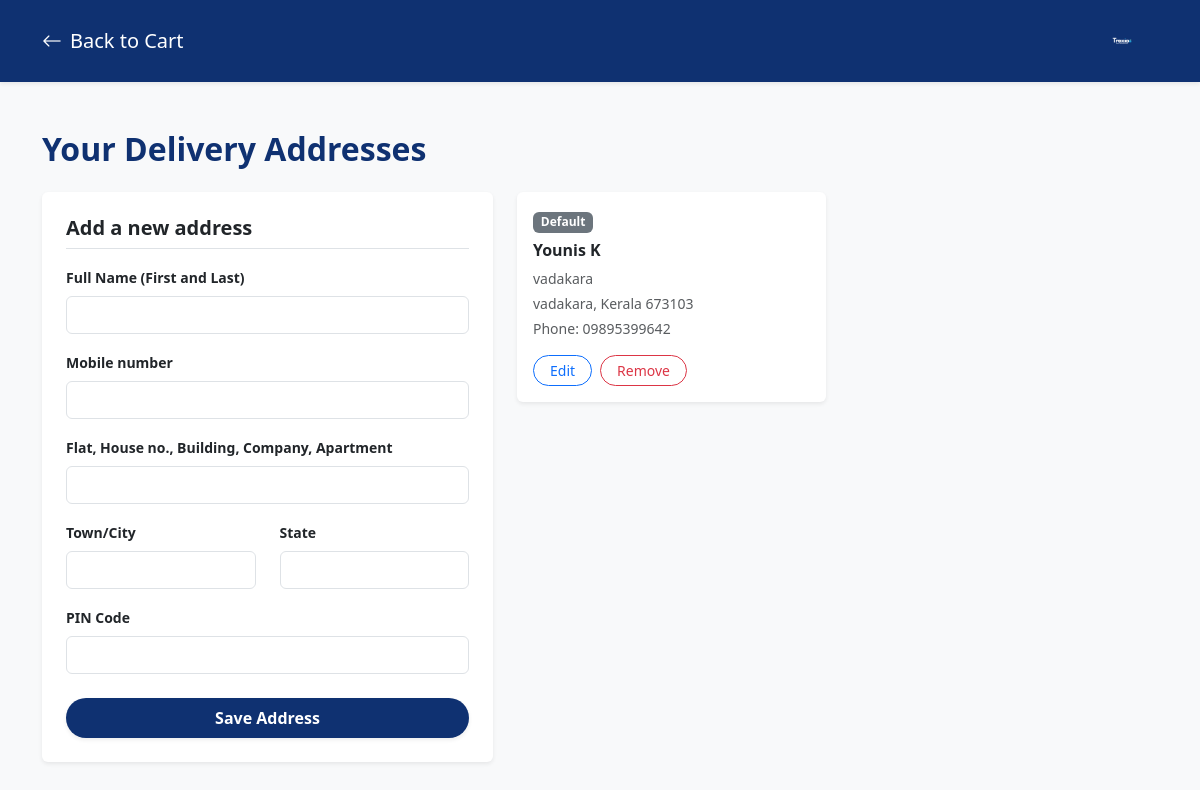
The page /address-book/ (signed in) on the database its author committed.
### store/models.py (models this page shows, shortened)
class Address(models.Model):
    user = models.ForeignKey(User, related_name='addresses', on_delete=models.CASCADE)
    full_name = models.CharField(max_length=255)
    phone_number = models.CharField(max_length=15)
    street_address = models.TextField()
    city = models.CharField(max_length=100)
    state = models.CharField(max_length=100)
    postal_code = models.CharField(max_length=20)
    is_default = models.BooleanField(default=False)
    class Meta:
        verbose_name_plural = "Addresses"

### store/views.py (the view, shortened to what this page needs)
# urls.py: path('address-book/', views.address_book, name='address_book'),
@login_required(login_url='/login/')
def address_book(request):
    return render(request, 'store/addresses.html', {'addresses': request.user.addresses.all()})

### store/context_processors.py (called while the page is built)
def menu_categories(request):
    categories = Category.objects.all()
    return {'menu_categories': categories}

def cart_count(request):
    count = 0
    if request.user.is_authenticated:
        cart = Cart.objects.filter(user=request.user, is_active=True).first()
        if cart:
            count = sum(item.quantity for item in cart.items.all())
    return {'cart_count': count}

### store/templates/store/addresses.html (shortened to what this page needs)
{% load static %}
<!DOCTYPE html>
<html lang="en">
<head>
    <link href="https://cdn.jsdelivr.net/npm/bootstrap@5.3.0/dist/css/bootstrap.min.css" rel="stylesheet">
    <link rel="stylesheet" href="https://cdn.jsdelivr.net/npm/bootstrap-icons@1.10.5/font/bootstrap-icons.css">
</head>
<body class="bg-light">
<nav class="navbar navbar-dark bg-trexio py-3 shadow-sm">
    <div class="container">
        <a class="navbar-brand d-flex align-items-center" href="{% url 'cart' %}">
            <i class="bi bi-arrow-left me-2"></i> Back to Cart
        </a>
        <a class="navbar-brand d-flex align-items-center ms-auto" href="{% url 'home' %}">
            <img src="{% static 'store/logo.png' %}" alt="Trexio Logo" height="40">
        </a>
    </div>
</nav>
<div class="container mt-5">
    <h2 class="mb-4 text-trexio fw-bold">Your Delivery Addresses</h2>
    <div class="row">
        <div class="col-md-5 mb-4">
            <div class="card shadow-sm border-0">
                <div class="card-body p-4">
                    <h5 class="fw-bold mb-3 border-bottom pb-2">Add a new address</h5>
                    <form method="POST" action="">
                        <div class="mb-3">
                            <label class="form-label small fw-bold">Full Name (First and Last)</label>
                            <input type="text" name="full_name" class="form-control" required>
                        </div>
                        <div class="mb-3">
                            <label class="form-label small fw-bold">Mobile number</label>
                            <input type="text" name="phone_number" class="form-control" required>
                        </div>
                        <div class="mb-3">
                            <label class="form-label small fw-bold">Flat, House no., Building, Company, Apartment</label>
                            <input type="text" name="street_address" class="form-control" required>
                        </div>
                        <div class="row">
                            <div class="col-6 mb-3">
                                <label class="form-label small fw-bold">Town/City</label>
                                <input type="text" name="city" class="form-control" required>
                            </div>
                            <div class="col-6 mb-3">
                                <label class="form-label small fw-bold">State</label>
                                <input type="text" name="state" class="form-control" required>
                            </div>
                        </div>
                        <div class="mb-4">
                            <label class="form-label small fw-bold">PIN Code</label>
                            <input type="text" name="postal_code" class="form-control" required>
                        </div>
                        <button type="submit" class="btn btn-trexio w-100 rounded-pill py-2 fw-bold shadow-sm">Save Address</button>
                    </form>
                </div>
            </div>
        </div>
        <div class="col-md-7">
            <div class="row">
                {% for address in addresses %}
                <div class="col-md-6 mb-3">
                    <div class="card shadow-sm border-0 h-100">
                        <div class="card-body">
                            {% if address.is_default %}
                                <span class="badge bg-secondary mb-2">Default</span>
                            {% endif %}
                            <h6 class="fw-bold">{{ address.full_name }}</h6>
                            <p class="small text-muted mb-1">{{ address.street_address }}</p>
                            <p class="small text-muted mb-1">{{ address.city }}, {{ address.state }} {{ address.postal_code }}</p>
                            <p class="small text-muted mb-3">Phone: {{ address.phone_number }}</p>
                            <div class="d-flex gap-2">
                                <button class="btn btn-sm btn-outline-primary rounded-pill px-3">Edit</button>
                                <button class="btn btn-sm btn-outline-danger rounded-pill px-3">Remove</button>
                            </div>
                        </div>
                    </div>
                </div>
                {% empty %}
                <div class="col-12 text-center py-5">
                    <i class="bi bi-geo-alt text-muted" style="font-size: 3rem;"></i>
                    <h5 class="mt-3 text-muted">No addresses saved yet.</h5>
                </div>
                {% endfor %}
            </div>
        </div>
    </div>
</div>
</body>
</html>

### store/templates/store/addresses.html (style rules this page uses)
.bg-trexio { background-color: #0f3171 !important; }
.text-trexio { color: #0f3171 !important; }
.btn-trexio { background-color: #0f3171; color: white; border: none; }

### rows shown on the page
Address: is_default "Default", full_name "Younis K", street_address "vadakara", city "vadakara", state "Kerala", postal_code "673103", phone_number "09895399642"
